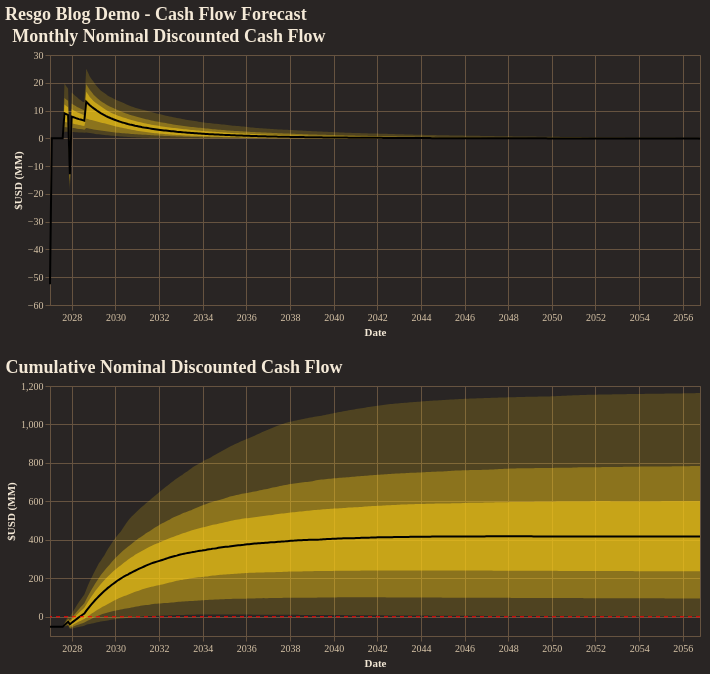

Write notebook code for a chart like this one.
### Code cell
fig = reporter.plotter.combined_cash_flow_plot(
    figsize=(650, 250),
    backend=PLOTTING_BACKEND
)
fig.show()

### Figure 1 — Vega-Lite specification as saved in the notebook (floating-point values rounded to 4 significant figures; data arrays with more than 128 entries replaced by an {"elided": "..."} marker saying what was removed)
{"config": {"background": "#292524", "view": {"fill": "#292524", "stroke": "#665340"}, "title": {"color": "#f4e9d7", "font": "Merriweather", "fontSize": 18, "fontWeight": 600, "subtitleColor": "#d5c2a6", "anchor": "start"}, "axis": {"domainColor": "#665340", "gridColor": "#665340", "tickColor": "#665340", "labelColor": "#d5c2a6", "titleColor": "#f4e9d7", "labelFont": "Merriweather", "titleFont": "Merriweather"}, "legend": {"titleColor": "#f4e9d7", "labelColor": "#d5c2a6", "labelFont": "Merriweather", "titleFont": "Merriweather", "orient": "top-right", "symbolType": "circle"}, "header": {"labelColor": "#d5c2a6", "titleColor": "#f4e9d7", "labelFont": "Merriweather", "titleFont": "Merriweather"}, "mark": {"color": "#c78d3b"}, "line": {"color": "#c78d3b"}, "bar": {"color": "#c78d3b"}, "point": {"color": "#ddb06d"}, "area": {"color": "#c78d3b", "opacity": 0.35}, "text": {"color": "#f4e9d7", "font": "Merriweather"}, "range": {"category": ["#5DA5DA", "#F28E2B", "#59C36A", "#E15759", "#B07AA1", "#4ECDC4", "#FF9DA7", "#EDC948"]}}, "vconcat": [{"layer": [{"mark": {"type": "area", "color": "rgba(250, 204, 21, 1.0)", "opacity": 0.18}, "encoding": {"tooltip": [{"field": "date", "title": "Date", "type": "temporal"}, {"field": "p01", "format": ",.2f", "title": "P01", "type": "quantitative"}, {"field": "p10", "format": ",.2f", "title": "P10", "type": "quantitative"}, {"field": "p25", "format": ",.2f", "title": "P25", "type": "quantitative"}, {"field": "p50", "format": ",.2f", "title": "P50", "type": "quantitative"}, {"field": "p75", "format": ",.2f", "title": "P75", "type": "quantitative"}, {"field": "p90", "format": ",.2f", "title": "P90", "type": "quantitative"}, {"field": "p99", "format": ",.2f", "title": "P99", "type": "quantitative"}], "x": {"field": "date", "title": "Date", "type": "temporal"}, "y": {"field": "p01", "title": "$USD (MM)", "type": "quantitative"}, "y2": {"field": "p99"}}}, {"mark": {"type": "area", "color": "rgba(250, 204, 21, 1.0)", "opacity": 0.35}, "encoding": {"tooltip": [{"field": "date", "title": "Date", "type": "temporal"}, {"field": "p01", "format": ",.2f", "title": "P01", "type": "quantitative"}, {"field": "p10", "format": ",.2f", "title": "P10", "type": "quantitative"}, {"field": "p25", "format": ",.2f", "title": "P25", "type": "quantitative"}, {"field": "p50", "format": ",.2f", "title": "P50", "type": "quantitative"}, {"field": "p75", "format": ",.2f", "title": "P75", "type": "quantitative"}, {"field": "p90", "format": ",.2f", "title": "P90", "type": "quantitative"}, {"field": "p99", "format": ",.2f", "title": "P99", "type": "quantitative"}], "x": {"field": "date", "title": "Date", "type": "temporal"}, "y": {"field": "p10", "title": "$USD (MM)", "type": "quantitative"}, "y2": {"field": "p90"}}}, {"mark": {"type": "area", "color": "rgba(250, 204, 21, 1.0)", "opacity": 0.55}, "encoding": {"tooltip": [{"field": "date", "title": "Date", "type": "temporal"}, {"field": "p01", "format": ",.2f", "title": "P01", "type": "quantitative"}, {"field": "p10", "format": ",.2f", "title": "P10", "type": "quantitative"}, {"field": "p25", "format": ",.2f", "title": "P25", "type": "quantitative"}, {"field": "p50", "format": ",.2f", "title": "P50", "type": "quantitative"}, {"field": "p75", "format": ",.2f", "title": "P75", "type": "quantitative"}, {"field": "p90", "format": ",.2f", "title": "P90", "type": "quantitative"}, {"field": "p99", "format": ",.2f", "title": "P99", "type": "quantitative"}], "x": {"field": "date", "title": "Date", "type": "temporal"}, "y": {"field": "p25", "title": "$USD (MM)", "type": "quantitative"}, "y2": {"field": "p75"}}}, {"mark": {"type": "line", "color": "black", "strokeWidth": 2}, "encoding": {"tooltip": [{"field": "date", "title": "Date", "type": "temporal"}, {"field": "p01", "format": ",.2f", "title": "P01", "type": "quantitative"}, {"field": "p10", "format": ",.2f", "title": "P10", "type": "quantitative"}, {"field": "p25", "format": ",.2f", "title": "P25", "type": "quantitative"}, {"field": "p50", "format": ",.2f", "title": "P50", "type": "quantitative"}, {"field": "p75", "format": ",.2f", "title": "P75", "type": "quantitative"}, {"field": "p90", "format": ",.2f", "title": "P90", "type": "quantitative"}, {"field": "p99", "format": ",.2f", "title": "P99", "type": "quantitative"}], "x": {"field": "date", "title": "Date", "type": "temporal"}, "y": {"field": "p50", "title": "$USD (MM)", "type": "quantitative"}}}], "data": {"name": "data-5c3de2135b64feb7896fa4a4937b5de1"}, "height": 250, "title": "Monthly Nominal Discounted Cash Flow", "width": 650}, {"layer": [{"layer": [{"mark": {"type": "area", "color": "rgba(250, 204, 21, 1.0)", "opacity": 0.18}, "encoding": {"tooltip": [{"field": "date", "title": "Date", "type": "temporal"}, {"field": "p01", "format": ",.2f", "title": "P01", "type": "quantitative"}, {"field": "p10", "format": ",.2f", "title": "P10", "type": "quantitative"}, {"field": "p25", "format": ",.2f", "title": "P25", "type": "quantitative"}, {"field": "p50", "format": ",.2f", "title": "P50", "type": "quantitative"}, {"field": "p75", "format": ",.2f", "title": "P75", "type": "quantitative"}, {"field": "p90", "format": ",.2f", "title": "P90", "type": "quantitative"}, {"field": "p99", "format": ",.2f", "title": "P99", "type": "quantitative"}], "x": {"field": "date", "title": "Date", "type": "temporal"}, "y": {"field": "p01", "title": "$USD (MM)", "type": "quantitative"}, "y2": {"field": "p99"}}}, {"mark": {"type": "area", "color": "rgba(250, 204, 21, 1.0)", "opacity": 0.35}, "encoding": {"tooltip": [{"field": "date", "title": "Date", "type": "temporal"}, {"field": "p01", "format": ",.2f", "title": "P01", "type": "quantitative"}, {"field": "p10", "format": ",.2f", "title": "P10", "type": "quantitative"}, {"field": "p25", "format": ",.2f", "title": "P25", "type": "quantitative"}, {"field": "p50", "format": ",.2f", "title": "P50", "type": "quantitative"}, {"field": "p75", "format": ",.2f", "title": "P75", "type": "quantitative"}, {"field": "p90", "format": ",.2f", "title": "P90", "type": "quantitative"}, {"field": "p99", "format": ",.2f", "title": "P99", "type": "quantitative"}], "x": {"field": "date", "title": "Date", "type": "temporal"}, "y": {"field": "p10", "title": "$USD (MM)", "type": "quantitative"}, "y2": {"field": "p90"}}}, {"mark": {"type": "area", "color": "rgba(250, 204, 21, 1.0)", "opacity": 0.55}, "encoding": {"tooltip": [{"field": "date", "title": "Date", "type": "temporal"}, {"field": "p01", "format": ",.2f", "title": "P01", "type": "quantitative"}, {"field": "p10", "format": ",.2f", "title": "P10", "type": "quantitative"}, {"field": "p25", "format": ",.2f", "title": "P25", "type": "quantitative"}, {"field": "p50", "format": ",.2f", "title": "P50", "type": "quantitative"}, {"field": "p75", "format": ",.2f", "title": "P75", "type": "quantitative"}, {"field": "p90", "format": ",.2f", "title": "P90", "type": "quantitative"}, {"field": "p99", "format": ",.2f", "title": "P99", "type": "quantitative"}], "x": {"field": "date", "title": "Date", "type": "temporal"}, "y": {"field": "p25", "title": "$USD (MM)", "type": "quantitative"}, "y2": {"field": "p75"}}}, {"mark": {"type": "line", "color": "black", "strokeWidth": 2}, "encoding": {"tooltip": [{"field": "date", "title": "Date", "type": "temporal"}, {"field": "p01", "format": ",.2f", "title": "P01", "type": "quantitative"}, {"field": "p10", "format": ",.2f", "title": "P10", "type": "quantitative"}, {"field": "p25", "format": ",.2f", "title": "P25", "type": "quantitative"}, {"field": "p50", "format": ",.2f", "title": "P50", "type": "quantitative"}, {"field": "p75", "format": ",.2f", "title": "P75", "type": "quantitative"}, {"field": "p90", "format": ",.2f", "title": "P90", "type": "quantitative"}, {"field": "p99", "format": ",.2f", "title": "P99", "type": "quantitative"}], "x": {"field": "date", "title": "Date", "type": "temporal"}, "y": {"field": "p50", "title": "$USD (MM)", "type": "quantitative"}}}], "data": {"name": "data-a10953a837f4fee1b9db33da4298ab30"}, "title": "Cumulative Nominal Discounted Cash Flow"}, {"data": {"name": "data-42990c68f268a11fa16682fcd3437a6f"}, "mark": {"type": "rule", "color": "red", "strokeDash": [4, 4]}, "encoding": {"y": {"field": "zero", "type": "quantitative"}}}], "height": 250, "width": 650}], "title": "Resgo Blog Demo - Cash Flow Forecast", "$schema": "https://vega.github.io/schema/vega-lite/v5.20.1.json", "datasets": {"data-5c3de2135b64feb7896fa4a4937b5de1": {"elided": "360 records"}, "data-a10953a837f4fee1b9db33da4298ab30": {"elided": "360 records"}, "data-42990c68f268a11fa16682fcd3437a6f": [{"zero": 0}]}}
